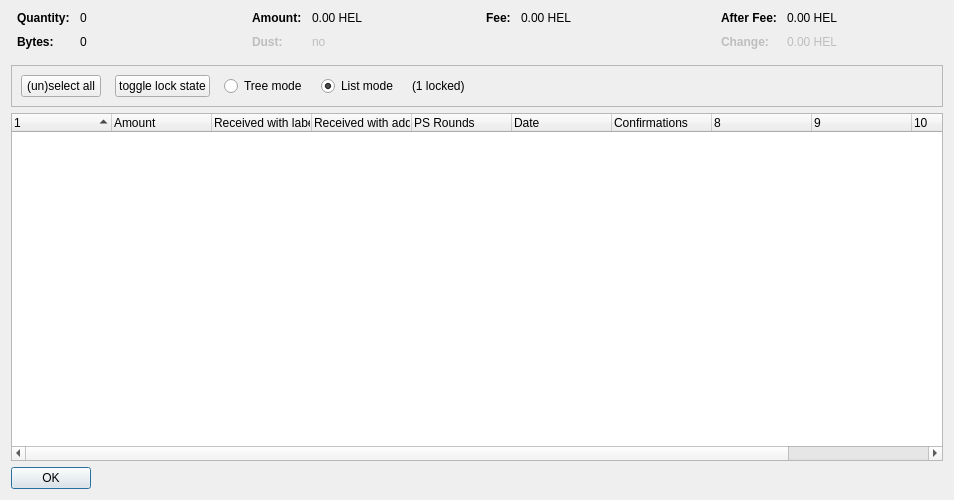
<?xml version="1.0" encoding="UTF-8"?>
<ui version="4.0">
 <class>CoinControlDialog</class>
 <widget class="QDialog" name="CoinControlDialog">
  <property name="geometry">
   <rect>
    <x>0</x>
    <y>0</y>
    <width>954</width>
    <height>500</height>
   </rect>
  </property>
  <property name="windowTitle">
   <string>Coin Selection</string>
  </property>
  <layout class="QVBoxLayout" name="verticalLayout">
   <item>
    <layout class="QHBoxLayout" name="horizontalLayoutTop" stretch="0,0,0,0">
     <property name="topMargin">
      <number>0</number>
     </property>
     <property name="bottomMargin">
      <number>10</number>
     </property>
     <item>
      <layout class="QFormLayout" name="formLayoutCoinControl1">
       <property name="horizontalSpacing">
        <number>10</number>
       </property>
       <property name="verticalSpacing">
        <number>10</number>
       </property>
       <property name="leftMargin">
        <number>6</number>
       </property>
       <property name="rightMargin">
        <number>6</number>
       </property>
       <item row="0" column="0">
        <widget class="QLabel" name="labelCoinControlQuantityText">
         <property name="font">
          <font>
           <weight>75</weight>
           <bold>true</bold>
          </font>
         </property>
         <property name="text">
          <string>Quantity:</string>
         </property>
        </widget>
       </item>
       <item row="0" column="1">
        <widget class="QLabel" name="labelCoinControlQuantity">
         <property name="cursor">
          <cursorShape>IBeamCursor</cursorShape>
         </property>
         <property name="contextMenuPolicy">
          <enum>Qt::ActionsContextMenu</enum>
         </property>
         <property name="text">
          <string notr="true">0</string>
         </property>
         <property name="textInteractionFlags">
          <set>Qt::LinksAccessibleByMouse|Qt::TextSelectableByKeyboard|Qt::TextSelectableByMouse</set>
         </property>
        </widget>
       </item>
       <item row="1" column="0">
        <widget class="QLabel" name="labelCoinControlBytesText">
         <property name="font">
          <font>
           <weight>75</weight>
           <bold>true</bold>
          </font>
         </property>
         <property name="text">
          <string>Bytes:</string>
         </property>
        </widget>
       </item>
       <item row="1" column="1">
        <widget class="QLabel" name="labelCoinControlBytes">
         <property name="cursor">
          <cursorShape>IBeamCursor</cursorShape>
         </property>
         <property name="contextMenuPolicy">
          <enum>Qt::ActionsContextMenu</enum>
         </property>
         <property name="text">
          <string notr="true">0</string>
         </property>
         <property name="textInteractionFlags">
          <set>Qt::LinksAccessibleByMouse|Qt::TextSelectableByKeyboard|Qt::TextSelectableByMouse</set>
         </property>
        </widget>
       </item>
      </layout>
     </item>
     <item>
      <layout class="QFormLayout" name="formLayoutCoinControl2">
       <property name="horizontalSpacing">
        <number>10</number>
       </property>
       <property name="verticalSpacing">
        <number>10</number>
       </property>
       <property name="leftMargin">
        <number>6</number>
       </property>
       <property name="rightMargin">
        <number>6</number>
       </property>
       <item row="0" column="0">
        <widget class="QLabel" name="labelCoinControlAmountText">
         <property name="font">
          <font>
           <weight>75</weight>
           <bold>true</bold>
          </font>
         </property>
         <property name="text">
          <string>Amount:</string>
         </property>
        </widget>
       </item>
       <item row="0" column="1">
        <widget class="QLabel" name="labelCoinControlAmount">
         <property name="cursor">
          <cursorShape>IBeamCursor</cursorShape>
         </property>
         <property name="contextMenuPolicy">
          <enum>Qt::ActionsContextMenu</enum>
         </property>
         <property name="text">
          <string notr="true">0.00 HEL</string>
         </property>
         <property name="textInteractionFlags">
          <set>Qt::LinksAccessibleByMouse|Qt::TextSelectableByKeyboard|Qt::TextSelectableByMouse</set>
         </property>
        </widget>
       </item>
       <item row="1" column="0">
        <widget class="QLabel" name="labelCoinControlLowOutputText">
         <property name="enabled">
          <bool>false</bool>
         </property>
         <property name="font">
          <font>
           <weight>75</weight>
           <bold>true</bold>
          </font>
         </property>
         <property name="text">
          <string>Dust:</string>
         </property>
        </widget>
       </item>
       <item row="1" column="1">
        <widget class="QLabel" name="labelCoinControlLowOutput">
         <property name="enabled">
          <bool>false</bool>
         </property>
         <property name="cursor">
          <cursorShape>IBeamCursor</cursorShape>
         </property>
         <property name="contextMenuPolicy">
          <enum>Qt::ActionsContextMenu</enum>
         </property>
         <property name="text">
          <string notr="true">no</string>
         </property>
         <property name="textInteractionFlags">
          <set>Qt::LinksAccessibleByMouse|Qt::TextSelectableByKeyboard|Qt::TextSelectableByMouse</set>
         </property>
        </widget>
       </item>
      </layout>
     </item>
     <item>
      <layout class="QFormLayout" name="formLayoutCoinControl3">
       <property name="horizontalSpacing">
        <number>10</number>
       </property>
       <property name="verticalSpacing">
        <number>10</number>
       </property>
       <property name="leftMargin">
        <number>6</number>
       </property>
       <property name="rightMargin">
        <number>6</number>
       </property>
       <item row="0" column="0">
        <widget class="QLabel" name="labelCoinControlFeeText">
         <property name="font">
          <font>
           <weight>75</weight>
           <bold>true</bold>
          </font>
         </property>
         <property name="text">
          <string>Fee:</string>
         </property>
        </widget>
       </item>
       <item row="0" column="1">
        <widget class="QLabel" name="labelCoinControlFee">
         <property name="cursor">
          <cursorShape>IBeamCursor</cursorShape>
         </property>
         <property name="contextMenuPolicy">
          <enum>Qt::ActionsContextMenu</enum>
         </property>
         <property name="text">
          <string notr="true">0.00 HEL</string>
         </property>
         <property name="textInteractionFlags">
          <set>Qt::LinksAccessibleByMouse|Qt::TextSelectableByKeyboard|Qt::TextSelectableByMouse</set>
         </property>
        </widget>
       </item>
      </layout>
     </item>
     <item>
      <layout class="QFormLayout" name="formLayoutCoinControl4">
       <property name="horizontalSpacing">
        <number>10</number>
       </property>
       <property name="verticalSpacing">
        <number>10</number>
       </property>
       <property name="leftMargin">
        <number>6</number>
       </property>
       <property name="rightMargin">
        <number>6</number>
       </property>
       <item row="0" column="0">
        <widget class="QLabel" name="labelCoinControlAfterFeeText">
         <property name="font">
          <font>
           <weight>75</weight>
           <bold>true</bold>
          </font>
         </property>
         <property name="text">
          <string>After Fee:</string>
         </property>
        </widget>
       </item>
       <item row="0" column="1">
        <widget class="QLabel" name="labelCoinControlAfterFee">
         <property name="cursor">
          <cursorShape>IBeamCursor</cursorShape>
         </property>
         <property name="contextMenuPolicy">
          <enum>Qt::ActionsContextMenu</enum>
         </property>
         <property name="text">
          <string notr="true">0.00 HEL</string>
         </property>
         <property name="textInteractionFlags">
          <set>Qt::LinksAccessibleByMouse|Qt::TextSelectableByKeyboard|Qt::TextSelectableByMouse</set>
         </property>
        </widget>
       </item>
       <item row="1" column="0">
        <widget class="QLabel" name="labelCoinControlChangeText">
         <property name="enabled">
          <bool>false</bool>
         </property>
         <property name="font">
          <font>
           <weight>75</weight>
           <bold>true</bold>
          </font>
         </property>
         <property name="text">
          <string>Change:</string>
         </property>
        </widget>
       </item>
       <item row="1" column="1">
        <widget class="QLabel" name="labelCoinControlChange">
         <property name="enabled">
          <bool>false</bool>
         </property>
         <property name="cursor">
          <cursorShape>IBeamCursor</cursorShape>
         </property>
         <property name="contextMenuPolicy">
          <enum>Qt::ActionsContextMenu</enum>
         </property>
         <property name="text">
          <string notr="true">0.00 HEL</string>
         </property>
         <property name="textInteractionFlags">
          <set>Qt::LinksAccessibleByMouse|Qt::TextSelectableByKeyboard|Qt::TextSelectableByMouse</set>
         </property>
        </widget>
       </item>
      </layout>
     </item>
    </layout>
   </item>
   <item>
    <widget class="QFrame" name="frame">
     <property name="minimumSize">
      <size>
       <width>0</width>
       <height>40</height>
      </size>
     </property>
     <property name="frameShape">
      <enum>QFrame::StyledPanel</enum>
     </property>
     <property name="frameShadow">
      <enum>QFrame::Sunken</enum>
     </property>
     <layout class="QHBoxLayout" name="horizontalLayout">
      <item>
       <layout class="QHBoxLayout" name="horizontalLayoutPanel" stretch="0,0,0,0,0,0">
        <property name="spacing">
         <number>14</number>
        </property>
        <item>
         <widget class="QPushButton" name="pushButtonSelectAll">
          <property name="sizePolicy">
           <sizepolicy hsizetype="Maximum" vsizetype="Fixed">
            <horstretch>0</horstretch>
            <verstretch>0</verstretch>
           </sizepolicy>
          </property>
          <property name="text">
           <string>(un)select all</string>
          </property>
          <property name="autoDefault">
           <bool>false</bool>
          </property>
         </widget>
        </item>
        <item>
         <widget class="QPushButton" name="pushButtonToggleLock">
          <property name="sizePolicy">
           <sizepolicy hsizetype="Maximum" vsizetype="Fixed">
            <horstretch>0</horstretch>
            <verstretch>0</verstretch>
           </sizepolicy>
          </property>
          <property name="text">
           <string>toggle lock state</string>
          </property>
          <property name="autoDefault">
           <bool>false</bool>
          </property>
         </widget>
        </item>
        <item>
         <widget class="QRadioButton" name="radioTreeMode">
          <property name="sizePolicy">
           <sizepolicy hsizetype="Maximum" vsizetype="Fixed">
            <horstretch>0</horstretch>
            <verstretch>0</verstretch>
           </sizepolicy>
          </property>
          <property name="text">
           <string>Tree mode</string>
          </property>
         </widget>
        </item>
        <item>
         <widget class="QRadioButton" name="radioListMode">
          <property name="sizePolicy">
           <sizepolicy hsizetype="Maximum" vsizetype="Fixed">
            <horstretch>0</horstretch>
            <verstretch>0</verstretch>
           </sizepolicy>
          </property>
          <property name="text">
           <string>List mode</string>
          </property>
          <property name="checked">
           <bool>true</bool>
          </property>
         </widget>
        </item>
        <item>
         <widget class="QLabel" name="labelLocked">
          <property name="text">
           <string>(1 locked)</string>
          </property>
         </widget>
        </item>
        <item>
         <spacer name="horizontalSpacer">
          <property name="orientation">
           <enum>Qt::Horizontal</enum>
          </property>
          <property name="sizeHint" stdset="0">
           <size>
            <width>40</width>
            <height>20</height>
           </size>
          </property>
         </spacer>
        </item>
       </layout>
      </item>
     </layout>
    </widget>
   </item>
   <item>
    <widget class="CoinControlTreeWidget" name="treeWidget">
     <property name="contextMenuPolicy">
      <enum>Qt::CustomContextMenu</enum>
     </property>
     <property name="sortingEnabled">
      <bool>false</bool>
     </property>
     <property name="columnCount">
      <number>11</number>
     </property>
     <attribute name="headerShowSortIndicator" stdset="0">
      <bool>true</bool>
     </attribute>
     <attribute name="headerStretchLastSection">
      <bool>false</bool>
     </attribute>
     <column>
      <property name="text">
       <string/>
      </property>
     </column>
     <column>
      <property name="text">
       <string>Amount</string>
      </property>
     </column>
     <column>
      <property name="text">
       <string>Received with label</string>
      </property>
     </column>
     <column>
      <property name="text">
       <string>Received with address</string>
      </property>
     </column>
     <column>
      <property name="text">
       <string>PS Rounds</string>
      </property>
     </column>
     <column>
      <property name="text">
       <string>Date</string>
      </property>
     </column>
     <column>
      <property name="text">
       <string>Confirmations</string>
      </property>
      <property name="toolTip">
       <string>Confirmed</string>
      </property>
     </column>
     <column>
      <property name="text">
       <string/>
      </property>
     </column>
     <column>
      <property name="text">
       <string/>
      </property>
     </column>
     <column>
      <property name="text">
       <string/>
      </property>
     </column>
     <column>
      <property name="text">
       <string/>
      </property>
     </column>
    </widget>
   </item>
   <item>
    <widget class="QDialogButtonBox" name="buttonBox">
     <property name="sizePolicy">
      <sizepolicy hsizetype="Maximum" vsizetype="Fixed">
       <horstretch>0</horstretch>
       <verstretch>0</verstretch>
      </sizepolicy>
     </property>
     <property name="orientation">
      <enum>Qt::Horizontal</enum>
     </property>
     <property name="standardButtons">
      <set>QDialogButtonBox::Ok</set>
     </property>
    </widget>
   </item>
  </layout>
 </widget>
 <customwidgets>
  <customwidget>
   <class>CoinControlTreeWidget</class>
   <extends>QTreeWidget</extends>
   <header>coincontroltreewidget.h</header>
  </customwidget>
 </customwidgets>
 <resources/>
 <connections/>
</ui>
